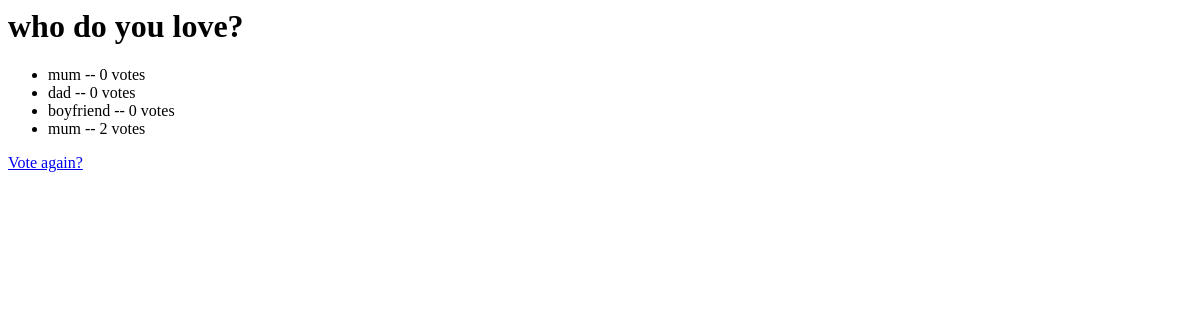
The page /polls/4/results/ on the database as committed earlier.
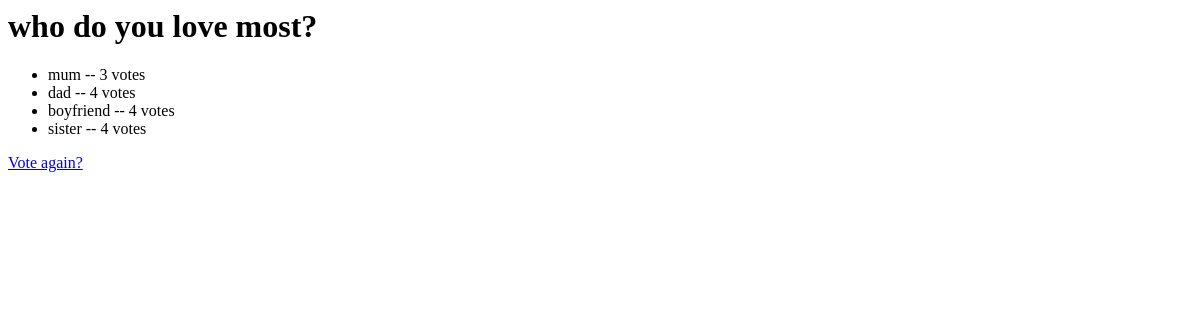
The same page on the database as committed later.
### polls/models.py (models this page shows, shortened)
class Question(models.Model):
	question_text = models.CharField(max_length=200)
	pub_date = models.DateTimeField('date published')

class Choice(models.Model):
	question = models.ForeignKey(Question)
	choice_text = models.CharField(max_length=200)
	votes = models.IntegerField(default=0)

### polls/views.py (the view)
# urls.py: url(r'^(?P<pk>[0-9]+)/results/$', views.ResultsView.as_view(), name='results'),
class ResultsView(generic.DetailView):
	model = Question
	template_name = 'polls/results.html'

### polls/templates/polls/results.html
<h1>{{ question.question_text }}</h1>
<ul>
{% for choice in question.choice_set.all %}
    <li>{{ choice.choice_text }} -- {{ choice.votes }} vote{{ choice.votes|pluralize }}</li>
{% endfor %}
</ul>
<a href="{% url 'polls:detail' question.id %}">Vote again?</a>

Rows that differ between the two databases and show on the page:
changed Question: question_text "who do you love?" → "who do you love most?"
changed Choice "mum": votes "0" → "3"
changed Choice "dad": votes "0" → "4"
changed Choice "boyfriend": votes "0" → "4"
changed Choice: choice_text "mum" → "sister"; votes "2" → "4"
